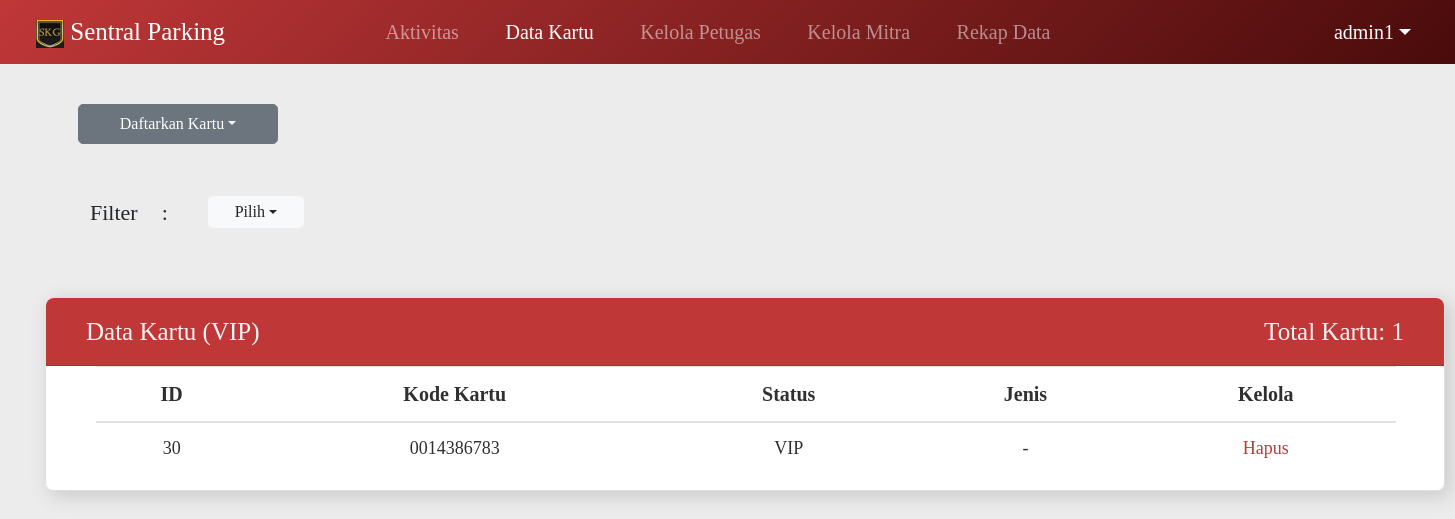
The page /admin/data-kartu/vip.php?username=admin1 (signed in) on the database its author committed.
### tables this page shows
CREATE TABLE `kartu_daftar` (
  `id` int(5) NOT NULL,
  `id_kode_kartu` int(5) NOT NULL,
  `id_status` int(1) NOT NULL,
  `id_jenis` int(1) DEFAULT NULL
);

CREATE TABLE `kartu_kartu` (
  `id_kode_kartu` int(5) NOT NULL,
  `kode_kartu` varchar(10) NOT NULL
);

CREATE TABLE `kartu_status` (
  `id_status` int(1) NOT NULL,
  `status` varchar(10) NOT NULL
);

CREATE TABLE `kartu_jenis` (
  `id_jenis` int(1) NOT NULL,
  `jenis` varchar(5) NOT NULL
);

### admin/data-kartu/vip.php (the view, shortened to what this page needs)
<!doctype html>
<html lang="en">
<head>
    <link rel="stylesheet" href="https://cdn.jsdelivr.net/npm/bootstrap@4.0.0/dist/css/bootstrap.min.css">
    <link rel="stylesheet" href="../css/data_kartu.css">
</head>
<body>
    <?php
        $username = $_GET['username'];
    ?>
    <div class="container-fluid w-100">
        <nav class="navbar navbar-expand-lg navbar-dark d-flex gradien fixed-top w-100 align-middle">
            <a class="navbar-brand" href="../aktivitas.php?username=<?= $username ?>">
                <img src="../../assets/logo/logo32x32.png" width="28" height="28" class="d-inline-block align-middle" alt="">
                Sentral Parking
            </a>
            <ul class="navbar-nav w-50 mx-auto d-flex align-items-center justify-content-center">
                <li class="nav-item w-100">
                    <div class="collapse navbar-collapse" id="navbarNavAltMarkup">
                        <div class="navbar-nav justify-content-around menu-lists">
                            <a class="nav-item nav-link menu" href="../aktivitas.php?username=<?= $username ?>">Aktivitas<span class="sr-only">(current)</span></a>
                            <a class="nav-item nav-link menu active" href="../data-kartu.php?username=<?= $username ?>">Data Kartu</a>
                            <a class="nav-item nav-link menu" href="../petugas-kelola.php?username=<?= $username ?>">Kelola Petugas</a>
                            <a class="nav-item nav-link menu" href="../mitra-kelola.php?username=<?= $username ?>">Kelola Mitra</a>
                            <a class="nav-item nav-link menu" href="../rekap-data.php?username=<?= $username ?>">Rekap Data</a>
                        </div>
                    </div>
                </li>
            </ul>
            <ul class="navbar-nav profile d-flex align-items-center justify-content-end">
                <li class="nav-item dropdown active text-right">
                    <a class="nav-link dropdown-toggle tombol-profile d-flex align-items-center justify-content-end" href="#" id="navbarDropdown" role="button" data-toggle="dropdown" aria-haspopup="true" aria-expanded="false"><?php echo $username; ?></a>
                </li>
            </ul>
        </nav>
        <div class="container-fluid">
            <div class="row w-100 marpad-1 justify-content-between mx-auto">
                <div class="col-lg-4">
                    <div class="row justify-content-start dropdown">
                        <button type="button" class="btn btn-secondary dropdown-toggle tombol-daftar" id="dropdownMenuButton" data-toggle="dropdown" aria-haspopup="true" aria-expanded="false">Daftarkan Kartu</button>
                    </div>
                </div>
            </div>
            <div class="row w-100 marpad-2 justify-content-start mx-auto">
                <div class="col-lg-">
                    <div class="row justify-content-start dropdown filter">
                        <table class="table tabel-filter borderless">
                            <tbody>
                                <tr>
                                    <td class="filter-status">Filter</td>
                                    <td class="filter-status">:</td>
                                    <td>
                                        <button type="button" class="btn btn-light dropdown-toggle tombol-filter d-flex align-items-center justify-content-center" id="dropdownMenuButton" data-toggle="dropdown" aria-haspopup="true" aria-expanded="false">Pilih</button>
                                    </td>
                                </tr>
                            </tbody>
                        </table>
                    </div>
                </div>
            <div class="row w-100 marpad-2 justify-content-start mx-auto">
                <div class="col-lg-12">
                    <div class="rp mx-auto">
                        <div class="card riwayat">
                            <div class="card-header">
                                <ul class="list-inline w-100 h-100 d-flex justify-content-between baris-judul-keluar">
                                    <li class="list-inline-item judul d-flex align-items-center">Data Kartu (VIP)</li>
                                    <li class="list-inline-item kosong d-flex align-items-center">
                                        Total Kartu:
                                        <?php
                                            include '../../config/koneksi2.php';
                                            $query = mysqli_query($con, "SELECT COUNT(*) FROM kartu_daftar WHERE id_status = '4' AND id_jenis = '3'");
                                            $array = mysqli_fetch_array($query);
                                            $count = $array['COUNT(*)'];
                                            echo $count;
                                        ?>
                                    </li>
                                </ul>
                            </div>
                            <table class="table table-responsive-lg table-hover tabel-riwayat">
                                <thead>
                                    <tr>
                                        <th scope="col">ID</th>
                                        <th scope="col">Kode Kartu</th>
                                        <th scope="col">Status</th>
                                        <th scope="col">Jenis</th>
                                        <th scope="col">Kelola</th>
                                    </tr>
                                </thead>
                                <tbody>
                                    <?php
                                        include '../../config/koneksi2.php';
                                        $query = mysqli_query($con, "SELECT kartu_daftar.id, kartu_daftar.id_kode_kartu, kartu_kartu.id_kode_kartu, kartu_kartu.kode_kartu, kartu_status.id_status, kartu_status.status, kartu_jenis.id_jenis, kartu_jenis.jenis FROM kartu_daftar, kartu_kartu, kartu_status, kartu_jenis WHERE kartu_daftar.id_kode_kartu IS NOT NULL AND kartu_daftar.id_kode_kartu = kartu_kartu.id_kode_kartu AND kartu_daftar.id_status = kartu_status.id_status AND status = 'VIP' AND kartu_daftar.id_jenis = kartu_jenis.id_jenis");
                                        if($query->num_rows > 0){
                                            while($row = $query-> fetch_assoc()){
                                                $id_kode_kartu = $row['id_kode_kartu'];
                                                echo "<tr>
                                                    <td>$row[id_kode_kartu]</td>
                                                    <td>$row[kode_kartu]</td>
                                                    <td>$row[status]</td>
                                                    <td>$row[jenis]</td>
                                                    <td><a onClick=\"javascript: return confirm('Apakah yakin ingin menghapus kartu dengan kode '$row[kode_kartu]' ini?');\" style='color: #C03738;' id='hapus' href='kartu-hapus.php?id_kode_kartu=$id_kode_kartu'>Hapus</a></td>
                                                </tr>";
                                            }
                                        } else {
                                            echo "<h5>Data kartu tidak ditemukan.</h5>";
                                        }
                                    ?>
                                </tbody>
                            </table>
                        </div>
                    </div>
                </div>
            </div>
        </div>
    </div>
</body>
</html>

### admin/css/data_kartu.css (style rules this page uses)
body, html { font-family: 'Noto Sans Regular'; background-color: #ECECEC; }
.navbar { width: 100%; }
.navbar-nav { width: 100%; margin-right: 1.25rem; }
.gradien { background-image: linear-gradient(135deg, #C03738, #4A0B0B); }
.navbar-brand { font-family: "Noto Sans Bold"; font-size: 1.563rem; margin-left: 1.25rem; }
.menu-lists { margin: 0; }
.menu { font-family: "Noto Sans Semibold"; font-size: 1.25rem; }
.profile { width: 14rem; margin-right: 1.25rem; margin-left: 0; }
.tombol-profile { font-size: 1.25rem; }
.rp { width: 87.5rem; background-color: #FFFFFF; color: #303030; border-radius: 8px; }
.card { filter: drop-shadow(5px 5px 10px rgba(0, 0, 0, 0.15)); }
.marpad-1 { padding-top: 6.5rem; }
.marpad-2 { padding-top: 2.5rem; }
.judul { color: #F4F4F4; margin-left: 1.25rem; }
.kosong { color: #F4F4F4; margin-right: 1.25rem; font-family: 'Noto Sans SemiBold'; }
.tombol-daftar { height: 2.5rem; width: 12.5rem !important; margin-left: 3rem; border-radius: 5px !important; }
.borderless td, .borderless th { border: none; }
.filter-status { font-family: 'Noto Sans SemiBold'; font-size: 1.375rem; }
.tombol-filter { height: 2rem; width: 6rem !important; margin-left: 1rem; border-radius: 5px !important; }
.filter { margin-left: 3rem; }
.riwayat { border-radius: 8px; }
.riwayat .card-header { background-color: #C03738; border-radius: 8px 8px 0 0; font-size: 1.563rem; font-family: "Noto Sans Semibold"; height: 4.25rem; }
.tabel-riwayat { color: #303030; width: 81.25rem !important; font-size: 1.125rem; margin-left: 3.125rem; margin-right: 3.125rem; }
.tabel-riwayat thead { font-size: 1.25rem; text-align: center; }
.tabel-riwayat td { text-align: center; }

### rows shown on the page
kartu_daftar: id_kode_kartu.id_kode_kartu "30", id_kode_kartu.kode_kartu "0014386783", id_status.status "VIP", id_jenis.jenis "-"

### other values the page prints
$username "admin1"
$count "1"
